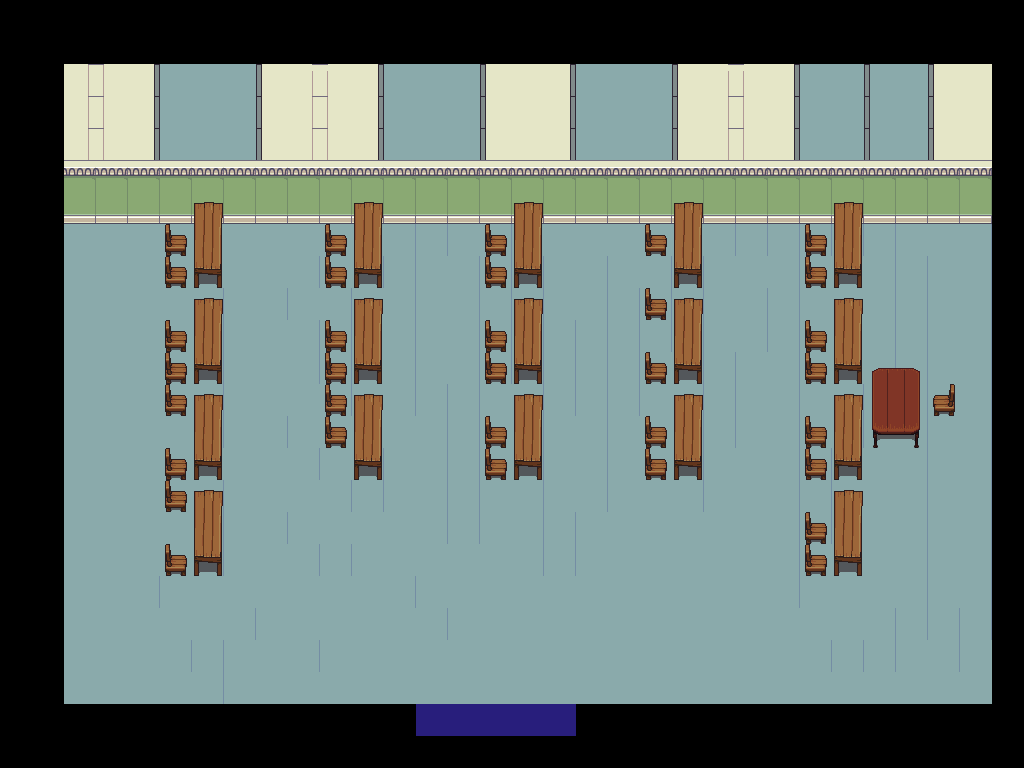

A level layout from a 2D game, rendered from its tile map. Below: a short description, then the map file with tile-grid data replaced by summaries:
An orthogonal 32x24 tile map with 32x32 px tiles, 7 tile layers (sol, vers_etage1Couloir1, noir 99, couleur mur 99, ...), 7 tilesets.

<map version="1.8" tiledversion="1.8.2" orientation="orthogonal" renderorder="right-down" width="32" height="24" tilewidth="32" tileheight="32" infinite="0" nextlayerid="14" nextobjectid="28">
 <tileset firstgid="1" name="porte" tilewidth="32" tileheight="32" tilecount="16" columns="4">
  <image source="porte.png" trans="ff00ff" width="128" height="128" />
 </tileset>
 <tileset firstgid="17" source="test_porte(10).tsx" />
 <tileset firstgid="33" source="couleur.tsx" />
 <tileset firstgid="42" source="Interior.tsx" />
 <tileset firstgid="1066" source="porte.tsx" />
 <tileset firstgid="1082" source="pixel-cyberpunk-interior.tsx" />
 <tileset firstgid="1313" source="poignet.tsx" />
 <layer id="2" name="sol" width="32" height="24">
  <data>[768 cells, 435 non-empty, 2 distinct tile ids]</data>
 </layer>
 <layer id="6" name="vers_etage1Couloir1" width="32" height="24">
  <data>[768 cells, 5 non-empty, 1 distinct tile ids]</data>
 </layer>
 <layer id="5" name="noir 99" width="32" height="24">
  <properties>
   <property name="background_noir" value="true" />
  </properties>
  <data>[768 cells, 183 non-empty, 4 distinct tile ids]</data>
 </layer>
 <layer id="7" name="couleur mur 99" width="32" height="24">
  <data>[768 cells, 145 non-empty, 4 distinct tile ids]</data>
 </layer>
 <layer id="4" name="mur 99" width="32" height="24">
  <data>[768 cells, 18 non-empty, 4 distinct tile ids]</data>
 </layer>
 <layer id="11" name="bureaux 99" width="32" height="24">
  <data>[768 cells, 91 non-empty, 11 distinct tile ids]</data>
 </layer>
 <layer id="9" name="fenetre 99" width="32" height="24">
  <data>[768 cells, 27 non-empty, 2 distinct tile ids]</data>
 </layer>
</map>
